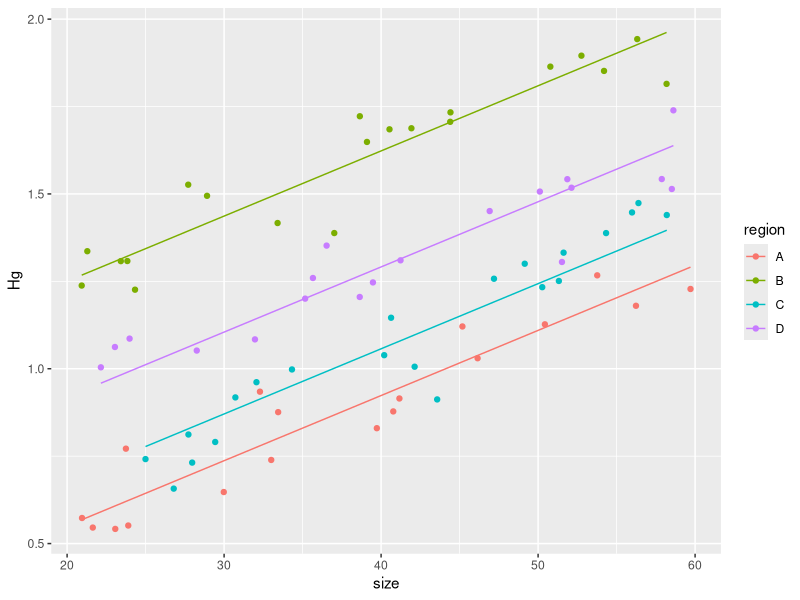
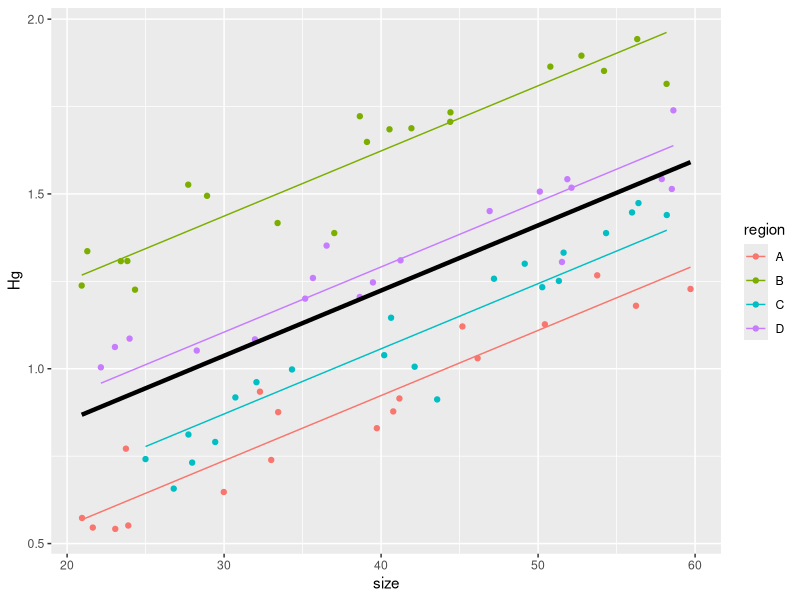
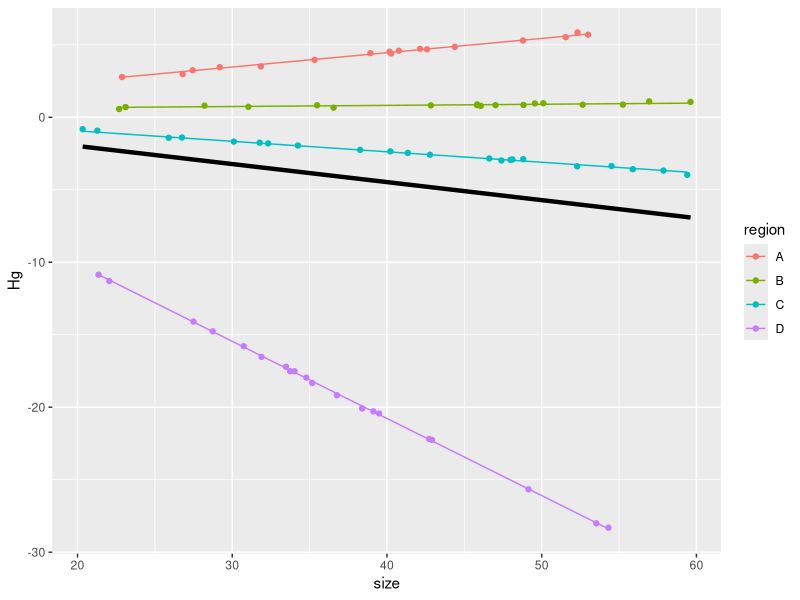
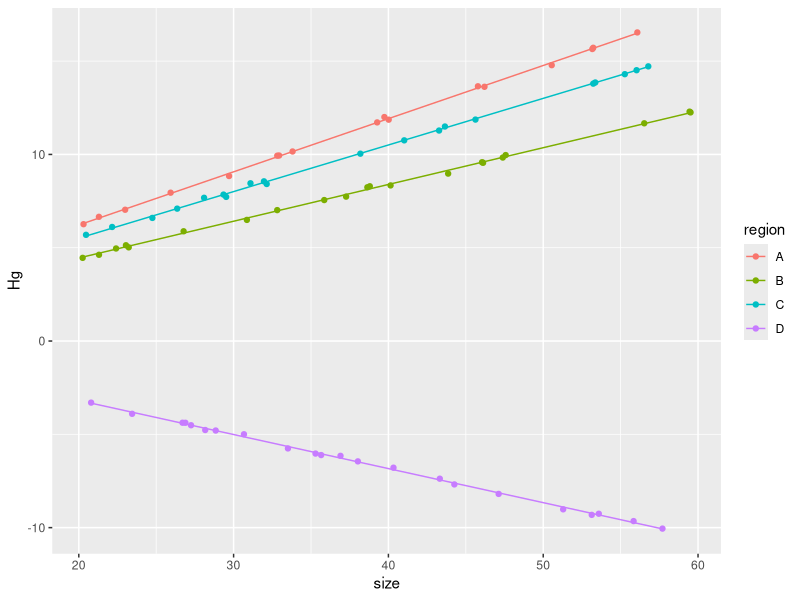
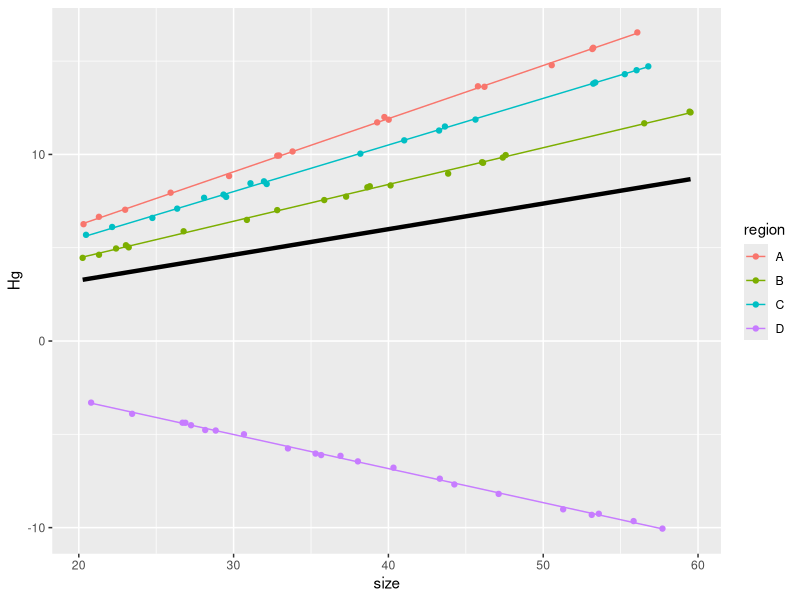
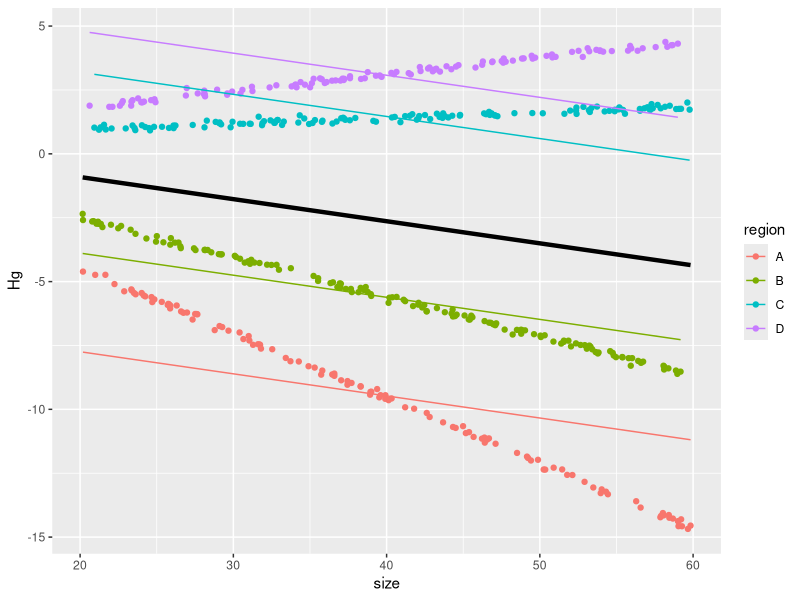

Source code (R) for these figures, in order:
## ---- chunk 1
gamma <- rnorm(n=4,mean=0,sd=0.25) 
## ---- chunk 2
N<- round(rnorm(4,20,2))
N
## ---- chunk 3
HgDat<-list()

## ---- chunk 4
for(i in 1:4){
  x<-runif(N[i],20,60)
  y<-0.5 + 0.018*x + gamma[i] + rnorm(N[i],0,0.08)
  Region<-rep(LETTERS[i],N[i])
  HgDat[[i]]<-data.frame(size=x,Hg=y,region=Region)
}
## ---- chunk 5
library(dplyr)
## ---- chunk 6
HgDat_df<-bind_rows(HgDat)
HgDat_df$region<-as.factor(HgDat_df$region)
## ---- chunk 7
library(knitr)
library(kableExtra)
library(dplyr)
kbl(HgDat_df, col.names = gsub("[.]", " ", names(HgDat_df)))%>%
  kable_paper() %>%
  scroll_box(width = "500px", height = "200px")

## ---- chunk 8
library(glmmTMB)
#| warning: False 
m1<- glmmTMB(Hg~size + (1|region), data=HgDat_df)

summary(m1)

## ---- chunk 9
0.08^2
0.25^2
## ---- chunk 10
preddata <- HgDat_df
preddata$predHg <- predict(m1, preddata)

## ---- chunk 11
#| warning: False 
library(ggplot2)
ggplot(data=HgDat_df, aes(x=size, y=Hg, col=region)) +
	geom_point() +
	geom_line(data=preddata, aes(x=size, y=predHg, col=region))
 
## ---- chunk 12
preddata <- HgDat_df
preddata$predHg <- predict(m1, preddata)
preddata$predHg_population <- predict(m1, preddata, re.form=~0)

ggplot(data=HgDat_df, aes(x=size, y=Hg, col=region)) +
	geom_point() +
	geom_line(data=preddata, aes(x=size, y=predHg, col=region))+
  geom_line(data=preddata, aes(x=size, y=predHg_population), 					col='black',linewidth=1.5) 
## ---- chunk 13
psi <- rnorm(n=4,mean=0,sd=0.25) 
gamma <- 0
N<- round(rnorm(4,20,2))

HgDat<-list()

for(i in 1:4){
  x<-runif(N[i],20,60)
  y<-0.5 + (0.018+psi[i])*x + gamma + rnorm(N[i],0,0.08)
  Region<-rep(LETTERS[i],N[i])
  HgDat[[i]]<-data.frame(size=x,Hg=y,region=Region)
}

HgDat_df<-bind_rows(HgDat)
HgDat_df$region<-as.factor(HgDat_df$region)

kbl(HgDat_df, col.names = gsub("[.]", " ", names(HgDat_df)))%>%
  kable_paper() %>%
  scroll_box(width = "500px", height = "200px")

m2<- glmmTMB(Hg~size + (0+size|region), data=HgDat_df)

summary(m2)

preddata <- HgDat_df
preddata$predHg <- predict(m2, preddata)

preddata <- HgDat_df
preddata$predHg <- predict(m2, preddata)
preddata$predHg_population <- predict(m2, preddata, re.form=~0)

ggplot(data=HgDat_df, aes(x=size, y=Hg, col=region)) +
	geom_point() +
	geom_line(data=preddata, aes(x=size, y=predHg, col=region))+
  geom_line(data=preddata, aes(x=size, y=predHg_population),col='black',linewidth=1.5) 


## ---- chunk 14
psi <- rnorm(n=4,mean=0,sd=0.25) 
gamma <- rnorm(n=4,mean=0,sd=0.25) 
N<- round(rnorm(4,20,2))

HgDat<-list()


for(i in 1:4){
  x<-runif(N[i],20,60)
  y<-0.5 + (0.018+psi[i])*x + gamma[i] + rnorm(N[i],0,0.08)
  Region<-rep(LETTERS[i],N[i])
  HgDat[[i]]<-data.frame(size=x,Hg=y,region=Region)
}

HgDat_df<-bind_rows(HgDat)
HgDat_df$region<-as.factor(HgDat_df$region)

kbl(HgDat_df, col.names = gsub("[.]", " ", names(HgDat_df)))%>%
  kable_paper() %>%
  scroll_box(width = "500px", height = "200px")

m3<- glmmTMB(Hg~size + (1+size|region), data=HgDat_df)

summary(m3)

preddata <- HgDat_df
preddata$predHg <- predict(m3, preddata)

ggplot(data=HgDat_df, aes(x=size, y=Hg, col=region)) +
	geom_point() +
	geom_line(data=preddata, aes(x=size, y=predHg, col=region))

preddata <- HgDat_df
preddata$predHg <- predict(m3, preddata)
preddata$predHg_population <- predict(m3, preddata, re.form=~0)

ggplot(data=HgDat_df, aes(x=size, y=Hg, col=region)) +
	geom_point() +
	geom_line(data=preddata, aes(x=size, y=predHg, col=region))+
  geom_line(data=preddata, aes(x=size, y=predHg_population), 					col='black',linewidth=1.5) 


## ---- chunk 15

## ---- chunk 16
psi <- rnorm(n=4,mean=0,sd=0.25) 
gamma <- rnorm(n=4,mean=0,sd=0.25)
N<- round(rnorm(100,150,25))


HgDat<-list()


for(i in 1:4){
  x<-runif(N[i],20,60)
  y<-0.5 + (0.018+psi[i])*x + gamma[i] + rnorm(N[i],0,0.08)
  Region<-rep(LETTERS[i],N[i])
  HgDat[[i]]<-data.frame(size=x,Hg=y,region=Region)
}

HgDat_df<-bind_rows(HgDat)
HgDat_df$region<-as.factor(HgDat_df$region)

kbl(HgDat_df, col.names = gsub("[.]", " ", names(HgDat_df)))%>%
  kable_paper() %>%
  scroll_box(width = "500px", height = "200px")

m4<- glmmTMB(Hg~size + (1|region), data=HgDat_df)

summary(m4)

preddata <- HgDat_df
preddata$predHg <- predict(m4, preddata)
preddata$predHg_population <- predict(m4, preddata, re.form=~0)

ggplot(data=HgDat_df, aes(x=size, y=Hg, col=region)) +
	geom_point() +
	geom_line(data=preddata, aes(x=size, y=predHg, col=region))+
  geom_line(data=preddata, aes(x=size, y=predHg_population), 					col='black',linewidth=1.5) 
